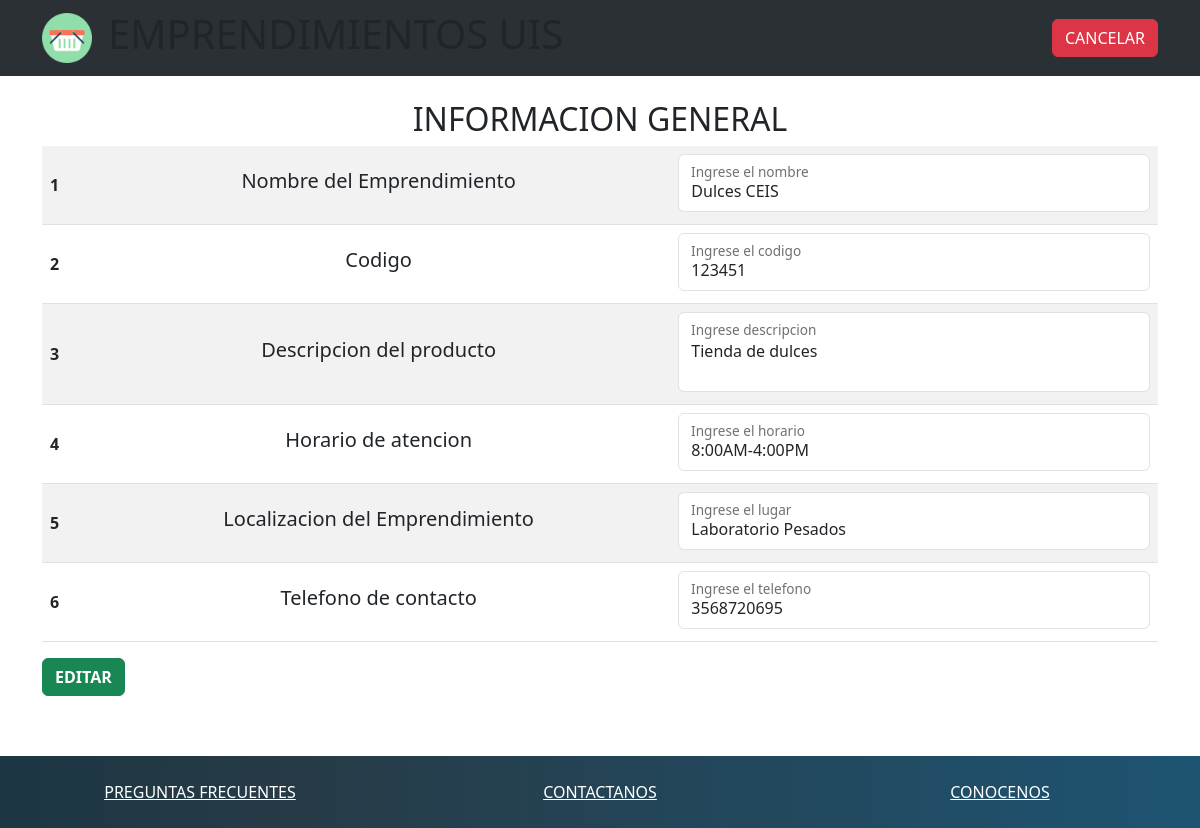
/editarEmprendimiento/123451/12345, run on the app's committed database.
### social/models.py (models this page shows, shortened)
class Emprendimiento(models.Model):
    codigo=models.IntegerField(primary_key=True)
    nombre=models.CharField(max_length=30)
    descripcion=models.CharField(max_length=100)
    direccion=models.CharField(max_length=15)
    contacto=models.CharField(max_length=10)
    horario=models.CharField(max_length=30)
    cliente=models.ForeignKey(Cliente, on_delete=models.CASCADE,null=True)

### social/views.py (the view)
# urls.py: path('editarEmprendimiento/<codigo>/<id>', views.editarEmprendimiento),
def editarEmprendimiento(request,codigo,id):
    emprendimiento = Emprendimiento.objects.get(codigo=codigo)
    cliente = Cliente.objects.get(codigo=id)
    contexto = {"emprendimiento":emprendimiento,"cliente":cliente}
    return render(request,"editar.html",contexto)

### social/templates/editar.html (shortened to what this page needs)
<!DOCTYPE html>
{% load static %}
<html lang="en">
<head>
    <link href="https://cdn.jsdelivr.net/npm/bootstrap@5.3.0-alpha1/dist/css/bootstrap.min.css" rel="stylesheet">
    <link rel="stylesheet" href="{% static 'css/index.css' %}">
</head>
<body>
    <div class="card-header">
        <nav id="header" class="navbar navbar-expand-lg bg-body-tertiary" data-bs-theme="dark">
            <div class="container">
              <a class="navbar-brand" href="#">
                    <img src="{% static 'imagenes/cesta.png' %}" alt="logo">
              </a>
              <div class="collapse navbar-collapse" id="navbarSupportedContent">
                <ul class="navbar-nav me-auto mb-2 mb-lg-0">
                  <li class="nav-item">
                    <h1>EMPRENDIMIENTOS UIS</h1>
                  </li>
                </ul>
                <div class="d-grid gap-2 d-md-flex justify-content-md-end">
                    <a class="btn btn-danger" href="/perfil/{{cliente.codigo}}" role="button">CANCELAR</a>
                </div>
              </div>
            </div>
        </nav>
    </div>
    <section class="container pb-4 pt-4" style="height: 85vh;">
        <div class="row">
            <div class="col-12">
                <h2>INFORMACION GENERAL</h2>
                <form action="/actualizarEmprendimiento/{{cliente.codigo}}" method="POST">  {% csrf_token %}
                <table class="table table-striped align-middle ">
                    <tbody>
                      <tr>
                        <th scope="row">1</th>
                        <td class="text-center"><h5>Nombre del Emprendimiento</h5></td>
                        <td>
                            <div class="form-floating mb-1 align-middle">
                                <input type="text" class="form-control" name="nombre" id="nombre" value="{{emprendimiento.nombre}}"placeholder="name@example.com">
                                <label for="nombre">Ingrese el nombre</label>
                            </div>
                        </td>
                      </tr>
                      <tr>
                        <th scope="row">2</th>
                        <td class="text-center"><h5>Codigo</h5></td>
                        <td>
                            <div class="form-floating mb-1 align-middle">
                                <input type="text" class="form-control" name="codigo" id="codigo" value="{{emprendimiento.codigo}}" placeholder="name@example.com" readonly>
                                <label for="codigo">Ingrese el codigo</label>
                            </div>
                        </td>
                      </tr>
                      <tr>
                        <th scope="row">3</th>
                        <td class="text-center"><h5>Descripcion del producto</h5></td>
                        <td>
                            <div class="form-floating mb-1 align-middle">
                                <input style="height: 10vh;" type="text" class="form-control" name="descripcion" id="descripcion" value="{{emprendimiento.descripcion}}"placeholder="name@example.com">
                                <label for="descripcion">Ingrese descripcion</label>
                            </div>
                        </td>
                      </tr>
                      <tr>
                        <th scope="row">4</th>
                        <td class="text-center"><h5>Horario de atencion</h5></td>
                        <td>
                            <div class="form-floating mb-1 align-middle">
                                <input type="text" class="form-control" name="horario" id="horario" value="{{emprendimiento.horario}}" placeholder="name@example.com">
                                <label for="horario">Ingrese el horario</label>
                            </div>
                        </td>
                      </tr>
                      <tr>
                        <th scope="row">5</th>
                        <td class="text-center"><h5>Localizacion del Emprendimiento</h5></td>
                        <td>
                            <div class="form-floating mb-1 align-middle">
                                <input type="text" class="form-control" name="direccion" id="direccion" value="{{emprendimiento.direccion}}" placeholder="name@example.com">
                                <label for="direccion">Ingrese el lugar</label>
                            </div>
                        </td>
                      </tr>
                      <tr>
                        <th scope="row">6</th>
                        <td class="text-center"><h5>Telefono de contacto</h5></td>
                        <td>
                            <div class="form-floating mb-1 align-middle">
                                <input type="text" class="form-control" name="contacto" id="contacto" value="{{emprendimiento.contacto}}" placeholder="name@example.com">
                                <label for="contacto">Ingrese el telefono</label>
                            </div>
                        </td>
                      </tr>
                    </tbody>
                  </table>
        <button type = "submit" class = "btn btn-success text-uppercase fw-bold "> EDITAR </button>
    </form>
</div>
</div>
    </section>
    <footer id="footer"class="pb-4 pt-4">
        <div class="container-fluid">
            <div class="row text-center">
                <div class="col-12 col-lg">
                    <a href="#">PREGUNTAS FRECUENTES</a>
                </div>
                <div class="col-12 col-lg">
                    <a href="#">CONTACTANOS</a>
                </div>
                <div class="col-12 col-lg">
                    <a href="#">CONOCENOS</a>
                </div>
            </div>
        </div>
    </footer>
</body>
</html>

### social/static/css/index.css (style rules this page uses)
#footer { background: linear-gradient(90deg, #1c3643, #273b47 25%, #1e5472); }
#footer a { color: white; }
#header img { width: 50px; }
#descripcion { height: 82vh; padding-top: 1vh; }
h2 { text-align: center; }

### data on the page
Emprendimiento: nombre "Dulces CEIS", codigo "123451", descripcion "Tienda de dulces", horario "8:00AM-4:00PM", direccion "Laboratorio Pesados", contacto "3568720695"
